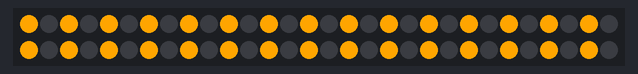
This sketch was run on a simulated Arduino Uno, built with avr-gcc and run on an emulated ATmega328P. Shown: 60 RGB LEDs in strip order, left to right, continuing on the next row. Dim RGB values are drawn brighter than linear.

Above: at 2.1 s.
At 8.96 s:
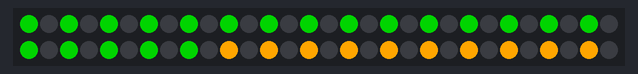
At 10.0 s:
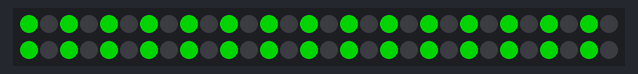
At 27.51 s:
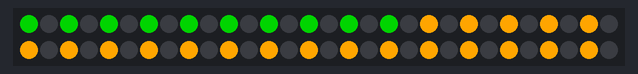
At 36.1 s:
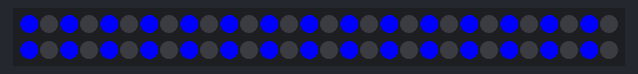

The sketch:

DotStar3.ino
```cpp
// Use if you want to force the software SPI subsystem to be used for some reason (generally, you don't)
// #define FASTLED_FORCE_SOFTWARE_SPI
// Use if you want to force non-accelerated pin access (hint: you really don't, it breaks lots of things)
// #define FASTLED_FORCE_SOFTWARE_SPI
// #define FASTLED_FORCE_SOFTWARE_PINS
#include "FastLED.h"

///////////////////////////////////////////////////////////////////////////////////////////
//
// Move a white dot along the strip of leds.  This program simply shows how to configure the leds,
// and then how to turn a single pixel white and then off, moving down the line of pixels.
//

// How many leds are in the strip?
#define NUM_LEDS 60

// Data pin that led data will be written out over
#define DATA_PIN 11

// Clock pin only needed for SPI based chipsets when not using hardware SPI
#define CLOCK_PIN 13

// This is an array of leds.  One item for each led in your strip.
CRGB leds[NUM_LEDS];

// This function sets up the ledsand tells the controller about them
void setup() {
  // sanity check delay - allows reprogramming if accidently blowing power w/leds
    delay(2000);


      FastLED.addLeds<DOTSTAR, DATA_PIN, CLOCK_PIN, RGB>(leds, NUM_LEDS);
}

// This function runs over and over, and is where you do the magic to light
// your leds.

//Red is Blue
//Blue is Red
//Purple
//

void loop() {

  //firstLoops();
  johnsLoops();

  //slider();

}

void slider()
{
  for (int currLed = 0; currLed < NUM_LEDS; currLed = currLed + 2)
  {
    leds[currLed] = CRGB::Blue;
    FastLED.show();
    delay(20);
  }
  delay(5000);
  for (int i = (NUM_LEDS -2); i>=0; i = i - 2)
  {
    leds[i] = CRGB::Black;
    FastLED.show();
    delay(20);
  }
  delay(1000);

  //New
//
//  int left = 0;
//  int right = 59;
//
//  for (int i = 0; i < 30; i = i + 1)
//  {
//    leds[left] = CRGB::Green;
//    leds[right] = CRGB::Blue;
//    FastLED.show();
//    delay(100);
//
////    leds[left] = CRGB::Black;
////    leds[right] = CRGB::Black;
////    FastLED.show();
////    delay(100);
//
//    left = left + 1;
//    right = right -1;
//  }
//
//  left = left - 1;
//  right = right + 1;
//
//  for (int i = 0; i < 30; i = i + 1)
//  {
//    leds[left] = CRGB::Green;
//    leds[right] = CRGB::Blue;
//    FastLED.show();
//    delay(10);
//
//    leds[left] = CRGB::Black;
//    leds[right] = CRGB::Black;
//    FastLED.show();
//    delay(10);
//
//    left = left - 1;
//    right = right + 1;
//  }
}

void johnsLoops()
{
  for (int currLed = 0; currLed < NUM_LEDS; currLed = currLed + 2)
  {
    leds[currLed] = CRGB::Orange;
  }

  FastLED.show();
  delay(5000);

  for (int currLed = 0; currLed < NUM_LEDS; currLed = currLed + 2)
  {
    leds[currLed] = CRGB::Green;
    FastLED.show();
    delay(50);
//    leds[currLed] = CRGB::Black;
//    FastLED.show();
    delay(50);
  }
  FastLED.show();
  delay(5000);

  for (int currLed = 0; currLed < NUM_LEDS; currLed = currLed + 2)
  {
    leds[currLed] = CRGB::Blue;
    FastLED.show();
    delay(50);
  }
  FastLED.show();
  delay(5000);
}

void firstLoops()
{
   // Move a single white led
   for(int whiteLed = 0; whiteLed < NUM_LEDS; whiteLed = whiteLed + 1) {
      // Turn our current led on to white, then show the leds
      leds[whiteLed] = CRGB::White;
      //leds[whiteLed - 2] = CRGB::Green;

      // Show the leds (only one of which is set to white, from above)
      FastLED.show();

      // Wait a little bit
      delay(10);

      // Turn our current led back to black for the next loop around
      leds[whiteLed] = CRGB::Black;
      //leds[whiteLed - 2] = CRGB::Black;
   }

      // Move a single white led
   for(int whiteLed = 0; whiteLed < NUM_LEDS; whiteLed = whiteLed + 1) {
      // Turn our current led on to white, then show the leds
      leds[whiteLed] = CRGB::Red;
      //leds[whiteLed - 2] = CRGB::Green;

      // Show the leds (only one of which is set to white, from above)
      FastLED.show();

      // Wait a little bit
      delay(10);

      // Turn our current led back to black for the next loop around
      leds[whiteLed] = CRGB::Green;
      //leds[whiteLed - 2] = CRGB::Black;
   }

      // Move a single white led
   for(int whiteLed = 0; whiteLed < NUM_LEDS; whiteLed = whiteLed + 1) {
      // Turn our current led on to white, then show the leds
      leds[whiteLed] = CRGB::White;
      //leds[whiteLed - 2] = CRGB::Green;

      // Show the leds (only one of which is set to white, from above)
      FastLED.show();

      // Wait a little bit
      delay(10);

      // Turn our current led back to black for the next loop around
      leds[whiteLed] = CRGB::Black;
      //leds[whiteLed - 2] = CRGB::Black;
   }

      // Move a single white led
   for(int whiteLed = 0; whiteLed < NUM_LEDS; whiteLed = whiteLed + 1) {
      // Turn our current led on to white, then show the leds
      leds[whiteLed] = CRGB::Blue;
      //leds[whiteLed - 2] = CRGB::Green;

      // Show the leds (only one of which is set to white, from above)
      FastLED.show();

      // Wait a little bit
      delay(10);

      // Turn our current led back to black for the next loop around
      leds[whiteLed] = CRGB::Black;
      //leds[whiteLed - 2] = CRGB::Black;
   }

}
```
